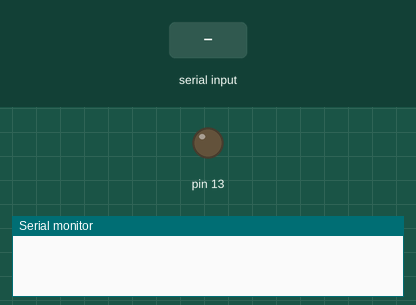
Simulated run of this sketch. Board: Arduino Uno, built with avr-gcc and run on an emulated ATmega328P. Parts: output pins drawn as LEDs (lit = HIGH), the last lines printed to the serial monitor. Inputs (shaded band) come from the test bench.

Above: at 1.2 s.
1.3 s: "switch" received over Serial
At 2.1 s:
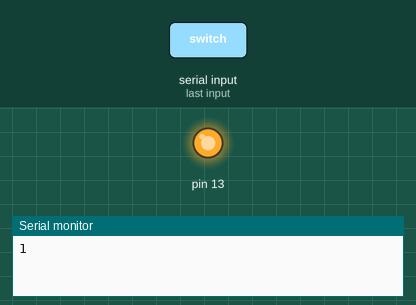
Timing chart, 0 to 4.3 s (numbered marks = the images above; inputs shaded):
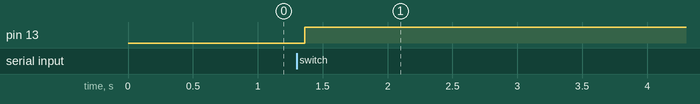

Measured:
- after the input at 1.3 s, pin 13: LOW → HIGH after 0.06 s

The sketch:

sketch_php.ino
```cpp
String val;

void setup()
{
  Serial.begin(9600);
  pinMode(13, OUTPUT);
}

void loop()
{
  while (Serial.available()){
    delay(10);
    char c = Serial.read();
      if (c == ','){
        break;
      }

    val+= c;
  }

  if (val == "switch") {
    if(digitalRead(13) == LOW){
      digitalWrite(13, HIGH);
      delay(100);
      Serial.println(1);
    }else if(digitalRead(13) == HIGH){
      digitalWrite(13, LOW);
      delay(100);
      Serial.println(0);
    }
    val="";
  }


}
```
